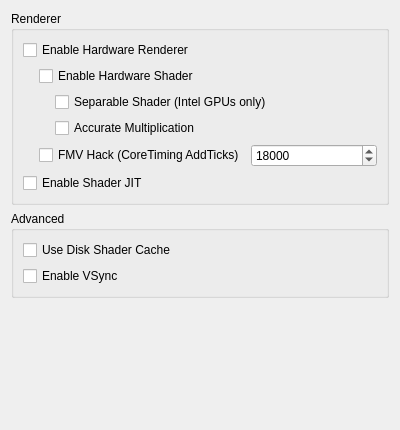
<?xml version="1.0" encoding="UTF-8"?>
<ui version="4.0">
 <class>ConfigureGraphics</class>
 <widget class="QWidget" name="ConfigureGraphics">
  <property name="geometry">
   <rect>
    <x>0</x>
    <y>0</y>
    <width>400</width>
    <height>430</height>
   </rect>
  </property>
  <property name="minimumSize">
   <size>
    <width>0</width>
    <height>0</height>
   </size>
  </property>
  <property name="windowTitle">
   <string>Form</string>
  </property>
  <layout class="QVBoxLayout" name="verticalLayout">
   <item>
    <widget class="QGroupBox" name="rendererBox">
     <property name="title">
      <string>Renderer</string>
     </property>
     <layout class="QVBoxLayout" name="verticalLayout_6">
      <item>
       <widget class="QCheckBox" name="toggle_hw_renderer">
        <property name="toolTip">
         <string>&lt;html&gt;&lt;head/&gt;&lt;body&gt;&lt;p&gt;Use OpenGL to accelerate rendering.&lt;/p&gt;&lt;p&gt;Disable to debug graphics-related problem.&lt;/p&gt;&lt;/body&gt;&lt;/html&gt;</string>
        </property>
        <property name="text">
         <string>Enable Hardware Renderer</string>
        </property>
       </widget>
      </item>
      <item>
       <widget class="QWidget" name="hw_renderer_group" native="true">
        <layout class="QVBoxLayout" name="verticalLayout_5">
         <property name="leftMargin">
          <number>16</number>
         </property>
         <property name="topMargin">
          <number>0</number>
         </property>
         <property name="rightMargin">
          <number>0</number>
         </property>
         <property name="bottomMargin">
          <number>0</number>
         </property>
         <item>
          <widget class="QCheckBox" name="toggle_hw_shader">
           <property name="toolTip">
            <string>&lt;html&gt;&lt;head/&gt;&lt;body&gt;&lt;p&gt;Use OpenGL to accelerate shader emulation.&lt;/p&gt;&lt;p&gt;Requires a relatively powerful GPU for better performance.&lt;/p&gt;&lt;/body&gt;&lt;/html&gt;</string>
           </property>
           <property name="text">
            <string>Enable Hardware Shader</string>
           </property>
          </widget>
         </item>
         <item>
          <widget class="QWidget" name="hw_shader_group" native="true">
           <layout class="QVBoxLayout" name="verticalLayout_7">
            <property name="leftMargin">
             <number>16</number>
            </property>
            <property name="topMargin">
             <number>0</number>
            </property>
            <property name="rightMargin">
             <number>0</number>
            </property>
            <property name="bottomMargin">
             <number>0</number>
            </property>
            <item>
             <widget class="QCheckBox" name="toggle_separable_shader">
              <property name="text">
               <string>Separable Shader (Intel GPUs only)</string>
              </property>
             </widget>
            </item>
            <item>
             <widget class="QCheckBox" name="toggle_accurate_mul">
              <property name="toolTip">
               <string>&lt;html&gt;&lt;head/&gt;&lt;body&gt;&lt;p&gt;Correctly handle all edge cases in multiplication operation in shaders. &lt;/p&gt;&lt;p&gt;Some games requires this to be enabled for the hardware shader to render properly.&lt;/p&gt;&lt;p&gt;However this would reduce performance in most games.&lt;/p&gt;&lt;/body&gt;&lt;/html&gt;</string>
              </property>
              <property name="text">
               <string>Accurate Multiplication</string>
              </property>
             </widget>
            </item>
           </layout>
          </widget>
         </item>
          <item>
            <layout class="QHBoxLayout" name="horizontalLayout_7">
              <item>
                <widget class="QCheckBox" name="FMV_hack">
                  <property name="text">
                    <string>FMV Hack (CoreTiming AddTicks)</string>
                  </property>
                </widget>
              </item>
              <item>
                <widget class="QSpinBox" name="AddTicks">
                  <property name="minimum">
                    <number>1</number>
                  </property>
                  <property name="maximum">
                    <number>999999</number>
                  </property>
                  <property name="value">
                    <number>18000</number>
                  </property>
                </widget>
              </item>
            </layout>
          </item>
        </layout>
       </widget>
      </item>
      <item>
       <widget class="QCheckBox" name="toggle_shader_jit">
        <property name="toolTip">
         <string>&lt;html&gt;&lt;head/&gt;&lt;body&gt;&lt;p&gt;Use the JIT engine instead of the interpreter for software shader emulation. &lt;/p&gt;&lt;p&gt;Enable this for better performance.&lt;/p&gt;&lt;/body&gt;&lt;/html&gt;</string>
        </property>
        <property name="text">
         <string>Enable Shader JIT</string>
        </property>
       </widget>
      </item>
     </layout>
    </widget>
   </item>
   <item>
    <widget class="QGroupBox" name="groupBox">
     <property name="title">
      <string>Advanced</string>
     </property>
     <layout class="QVBoxLayout" name="verticalLayout_2">
       <item>
         <widget class="QCheckBox" name="toggle_disk_shader_cache">
           <property name="toolTip">
             <string>&lt;html&gt;&lt;head/&gt;&lt;body&gt;&lt;p&gt;Reduce stuttering by storing and loading generated shaders to disk.&lt;/p&gt;&lt;p&gt;It cannot be used without Enable Hardware Shader or Accurate Multiplication.&lt;/p&gt;&lt;/body&gt;&lt;/html&gt;</string>
           </property>
           <property name="text">
             <string>Use Disk Shader Cache</string>
           </property>
         </widget>
       </item>
      <item>
       <widget class="QCheckBox" name="toggle_vsync_new">
        <property name="toolTip">
         <string>VSync prevents the screen from tearing, but some graphics cards have lower performance with VSync enabled. Keep it enabled if you don't notice a performance difference.</string>
        </property>
        <property name="text">
         <string>Enable VSync</string>
        </property>
       </widget>
      </item>
     </layout>
    </widget>
   </item>
   <item>
    <spacer name="verticalSpacer">
     <property name="orientation">
      <enum>Qt::Vertical</enum>
     </property>
     <property name="sizeHint" stdset="0">
      <size>
       <width>20</width>
       <height>270</height>
      </size>
     </property>
    </spacer>
   </item>
  </layout>
 </widget>
 <resources/>
 <connections/>
</ui>
